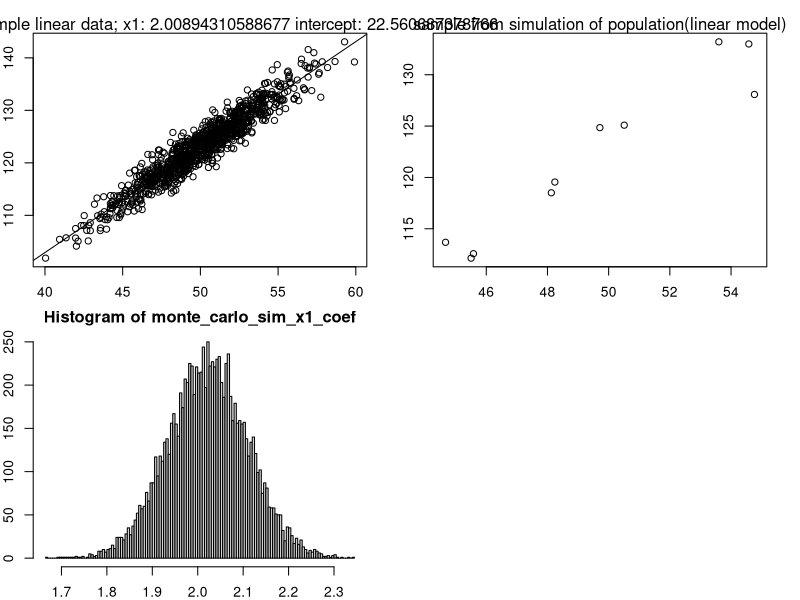

Here is the R script that generated this plot: (Note: this script raises an error after producing the figure.)
par(mfrow=c(2,2), mar = c(2, 2, 2, 2))

# simulate a population(1000 points) which come from a linear model 
set.seed(100)
x1=rnorm(1000,50,3)
error=rnorm(1000,0,2)
y1=23 + 2*x1 + error
fit <- lm(y1~x1)
plot(x = x1, y = y1)
abline(fit)
mtext(paste("simulation simple linear data; x1:", fit$coefficients[2], "intercept:",fit$coefficients[1], sep=" "))

# sampling small samples from the simulate population
rand_ind = sample(1000, 10)  # sampling ten points
small_sample = list(x = x1[rand_ind], y = y1[rand_ind])
plot(x = small_sample$x, y = small_sample$y)
mtext(paste("sample from simulation of population(linear model)", sep=" "))

# monte-carlo-simulation start
# use small samples to fit fitted-coefficients
small_sample_fit <- lm(small_sample$y~small_sample$x)
cat(small_sample_fit$coefficients)

# use [small_sample_fit$coefficients] and [random samples from normal distribution] and [small_sample$x] to generate new data
monte_carlo_sim_x1_coef <- NULL
monte_carlo_sim_intercept <- NULL
for ( i in 1:10000) {  # 10000 iterations of monte-carlo-simulation
  new_y = small_sample_fit$coefficients[1] + small_sample_fit$coefficients[2]*small_sample$x + rnorm(10,0,1)
  monte_carlo_fit <- lm(new_y~small_sample$x)
  monte_carlo_sim_x1_coef =c(monte_carlo_sim_x1_coef, monte_carlo_fit$coefficients[2])
  monte_carlo_sim_intercept =c(monte_carlo_sim_intercept, monte_carlo_fit$coefficients[1])
}


hist(monte_carlo_sim_x1_coef, breaks=100)
abline(v=small_fit$coefficients[2], col=2, lty=3, lwd=4)
hist(monte_carlo_sim_intercept, breaks=100)
abline(v=small_fit$coefficients[1], col=2, lty=3, lwd=4)

mc_sim_x1_coef_upper = quantile(monte_carlo_sim_x1_coef, probs=0.95)
mc_sim_x1_coef_lower = quantile(monte_carlo_sim_x1_coef, probs=0.05)
mc_sim_intcp_upper = quantile(monte_carlo_sim_intercept, probs=0.95)
mc_sim_intcp_lower = quantile(monte_carlo_sim_intercept, probs=0.05)


if (small_fit$coefficients[2] < mc_sim_x1_coef_upper & small_fit$coefficients[2] > mc_sim_x1_coef_lower){
  print("small samples is come from the linear model")
}else{
  print("small samples is not come from the linear model")
}


